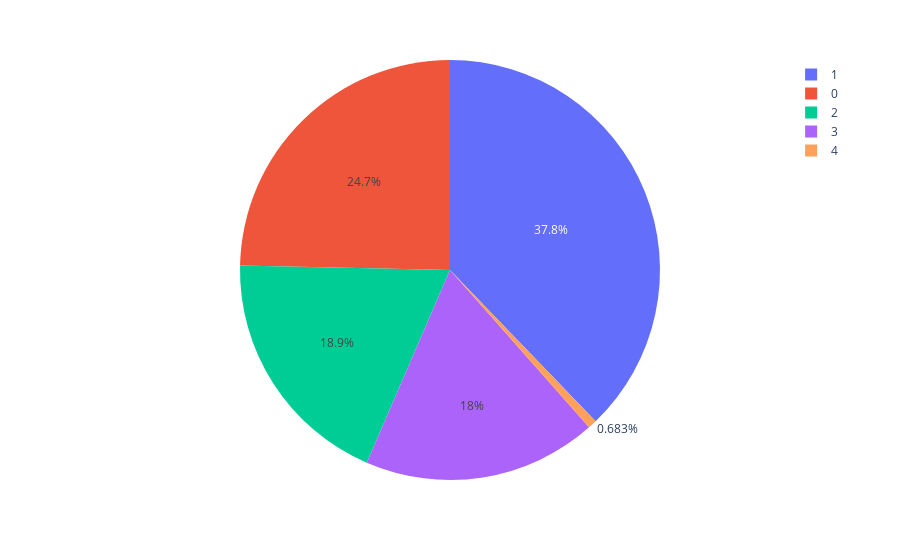

The notebook cell saved with this chart:
### Code cell
#how many articles in each cluster? 
pie=clusters1.groupby('cluster_name').size().reset_index()
pie.columns=['cluster_name','value']
px.pie(pie,values='value',names='cluster_name')

### Figure 1 — Plotly figure (JSON) as saved in the notebook; plotly's stock layout.template omitted (floating-point values rounded to 4 significant figures)
{"data": [{"domain": {"x": [0, 1], "y": [0, 1]}, "hovertemplate": "cluster_name=%{label}<br>value=%{value}<extra></extra>", "labels": [0, 1, 2, 3, 4], "legendgroup": "", "name": "", "showlegend": true, "type": "pie", "values": [289, 443, 221, 211, 8]}], "layout": {"legend": {"tracegroupgap": 0}, "margin": {"t": 60}}}
